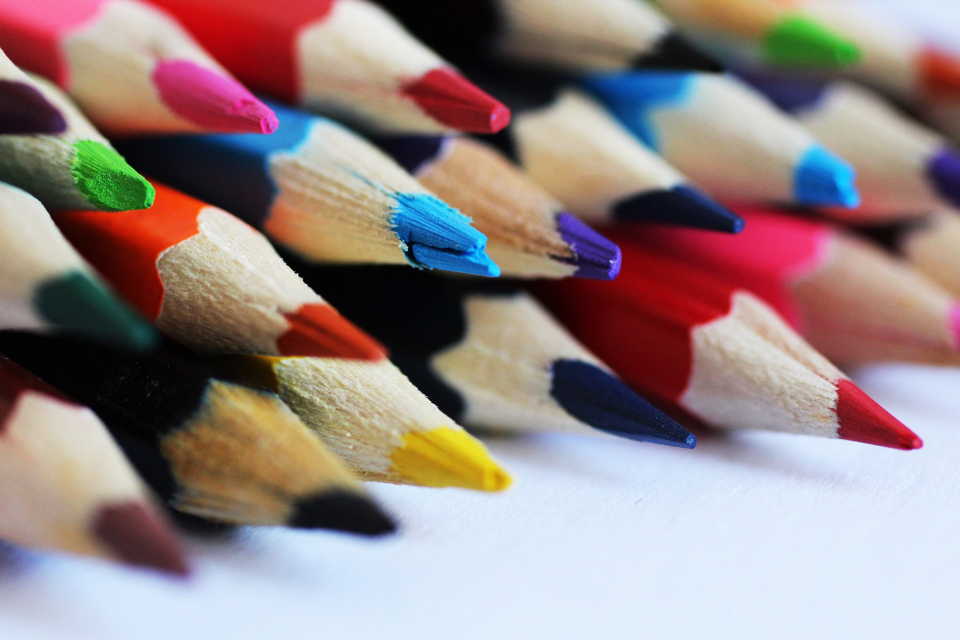
#> input picture example.jpg, 1920 x 1280 px (shown at 1/2 size)
$ python AIEPCM2L2A2.py
#> lines starting #> are read from the running program, lines starting #| are printed output that depends on the picture
import cv2

import matplotlib.pyplot as plt


image = cv2.imread('example.jpg')
#> image is the input picture: shape (1280, 1920, 3); mean B, G, R 132, 133, 149.9


# Convert BGR to RGB

image_rgb = cv2.cvtColor(image, cv2.COLOR_BGR2RGB)

plt.imshow(image_rgb)

plt.title("RGB Image")

plt.show()


# Convert to Grayscale

gray_image = cv2.cvtColor(image, cv2.COLOR_BGR2GRAY)
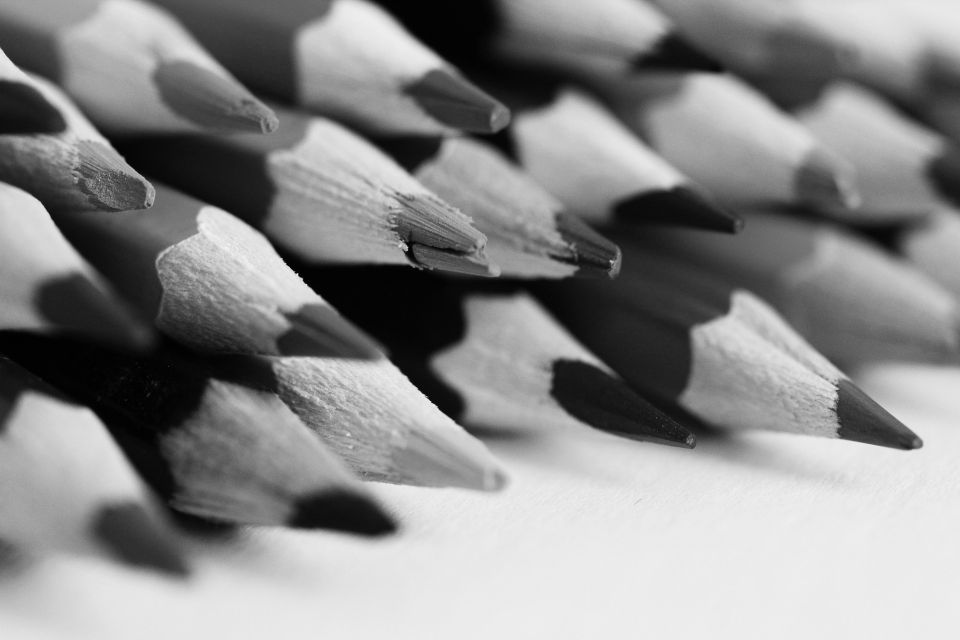
#> gray_image: shape (1280, 1920) (shown at 1/2 size); min 0, max 254, mean 137.9

plt.imshow(gray_image, cmap='gray')

plt.title("Grayscale Image")

plt.show()


# Cropping the image

# Assume we know the region we want: rows 100 to 300, columns 200 to 400

cropped_image = image[100:300, 200:400]
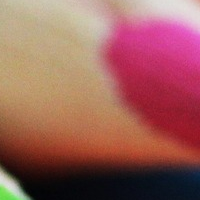
#> cropped_image: shape (200, 200, 3); mean B, G, R 90.6, 96.4, 155

cropped_rgb = cv2.cvtColor(cropped_image, cv2.COLOR_BGR2RGB)

plt.imshow(cropped_rgb)

plt.title("Cropped Region")

plt.show()
